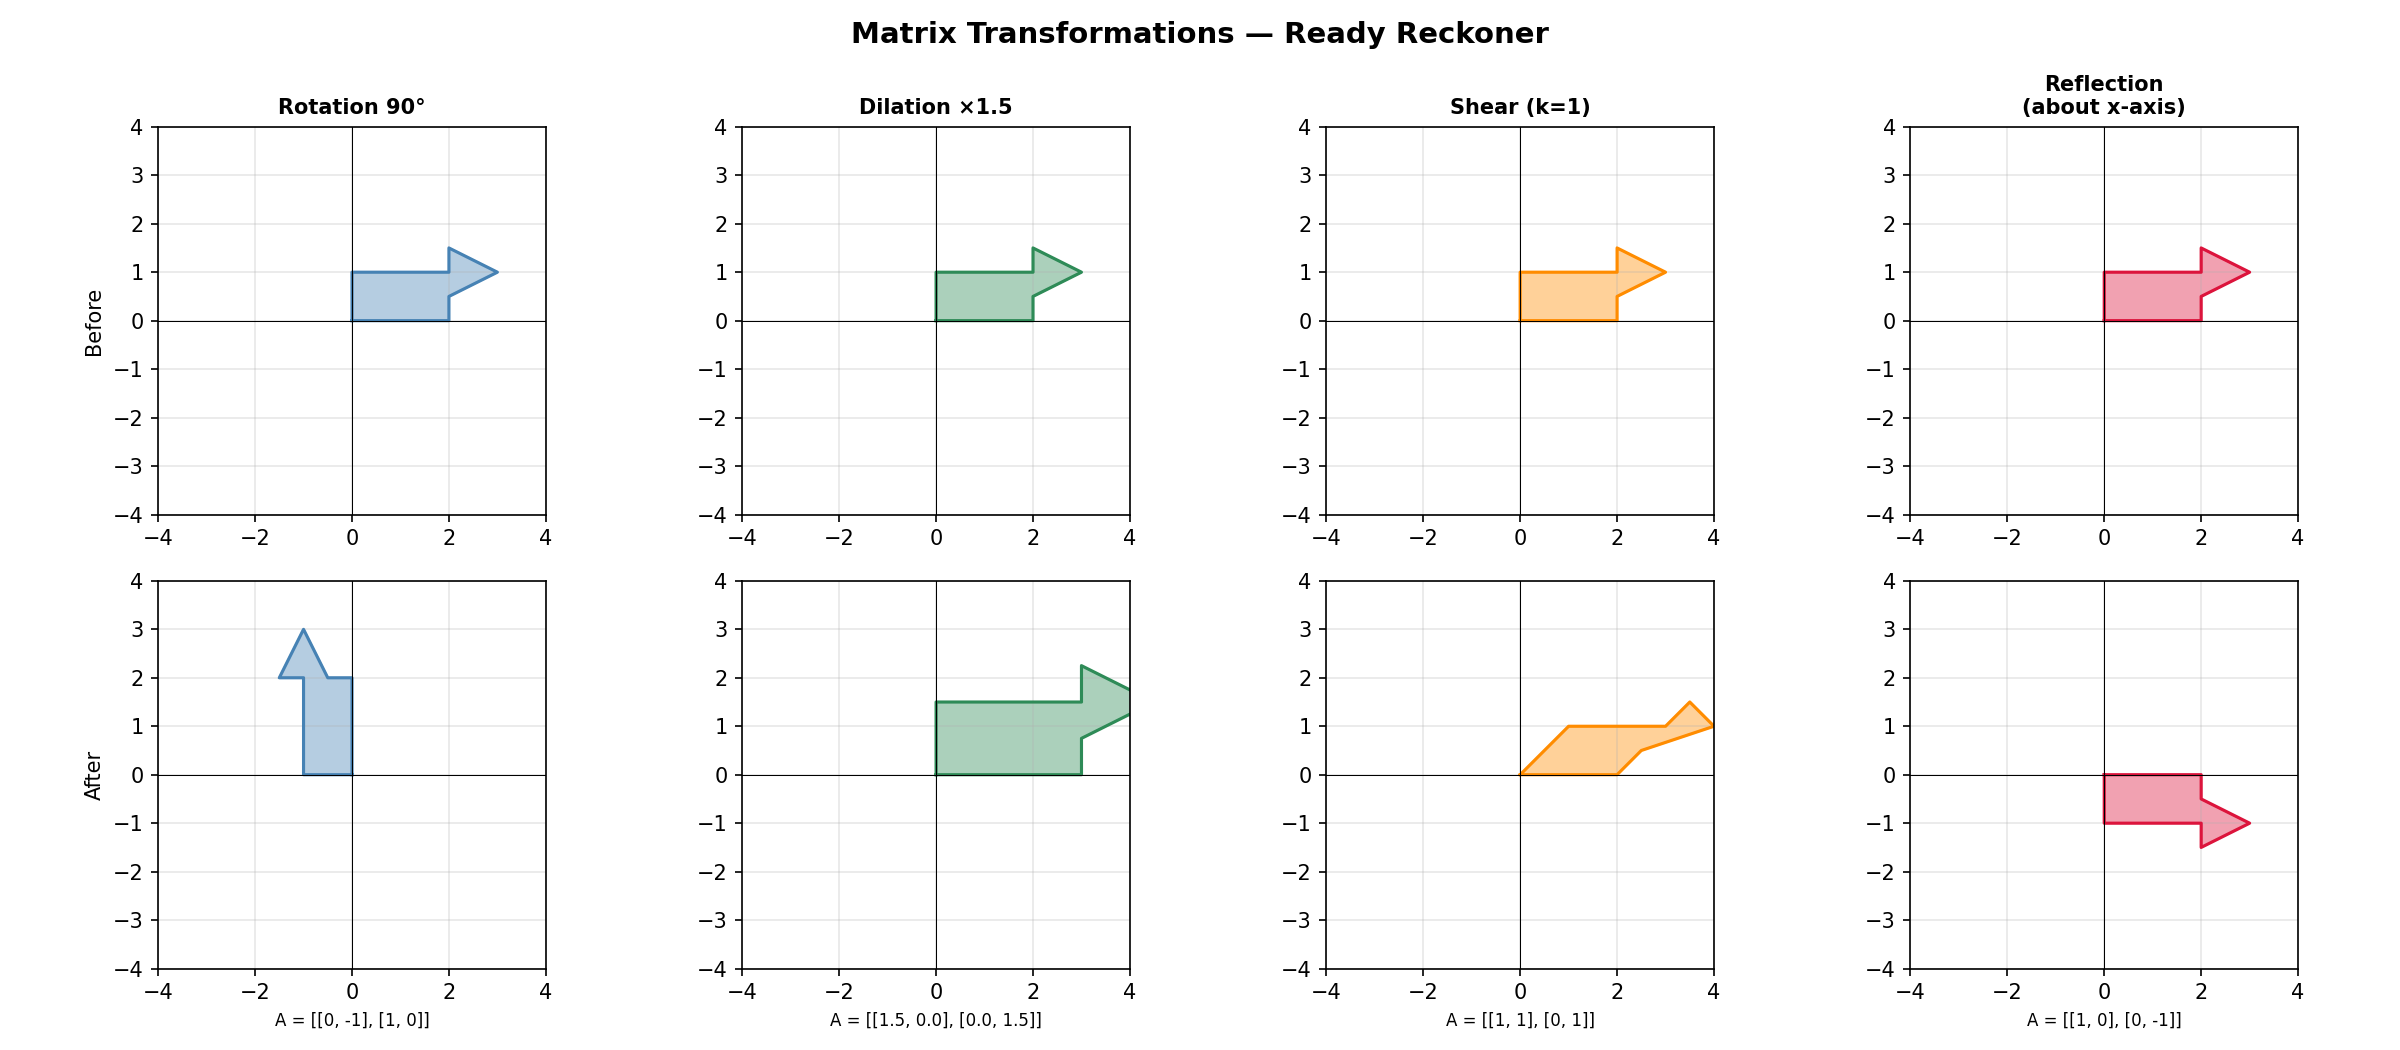

Python code for this plot:
import numpy as np
import matplotlib.pyplot as plt
import matplotlib.patches as mpatches

# Shape: a simple arrow-like polygon so rotation/reflection are obvious
shape = np.array([
    [0, 0],
    [2, 0],
    [2, 0.5],
    [3, 1],
    [2, 1.5],
    [2, 1],
    [0, 1],
    [0, 0]
]).T  # shape (2, N)

transformations = {
    "Rotation 90°":   np.array([[0, -1], [1,  0]]),
    "Dilation ×1.5":  np.array([[1.5, 0], [0, 1.5]]),
    "Shear (k=1)":    np.array([[1, 1], [0, 1]]),
    "Reflection\n(about x-axis)": np.array([[1, 0], [0, -1]]),
}

fig, axes = plt.subplots(2, 4, figsize=(16, 7))
fig.suptitle("Matrix Transformations — Ready Reckoner", fontsize=14, fontweight='bold')

colors = ["steelblue", "seagreen", "darkorange", "crimson"]

for col, (name, A) in enumerate(transformations.items()):
    transformed = A @ shape

    ax_before = axes[0, col]
    ax_after  = axes[1, col]

    # Before
    ax_before.fill(shape[0], shape[1], alpha=0.4, color=colors[col])
    ax_before.plot(shape[0], shape[1], color=colors[col], linewidth=1.5)
    ax_before.set_title(f"{name}", fontsize=10, fontweight='bold')
    ax_before.set_ylabel("Before" if col == 0 else "")

    # After
    ax_after.fill(transformed[0], transformed[1], alpha=0.4, color=colors[col])
    ax_after.plot(transformed[0], transformed[1], color=colors[col], linewidth=1.5)
    ax_after.set_ylabel("After" if col == 0 else "")

    # Matrix label
    mat_str = f"A = {A.tolist()}"
    ax_after.set_xlabel(mat_str, fontsize=8)

    for ax in [ax_before, ax_after]:
        ax.axhline(0, color='black', linewidth=0.5)
        ax.axvline(0, color='black', linewidth=0.5)
        ax.set_xlim(-4, 4)
        ax.set_ylim(-4, 4)
        ax.set_aspect('equal')
        ax.grid(True, alpha=0.3)

plt.tight_layout()
plt.savefig("6TransformationVisual.png", dpi=150)
plt.show()
print("Saved: 6TransformationVisual.png")
